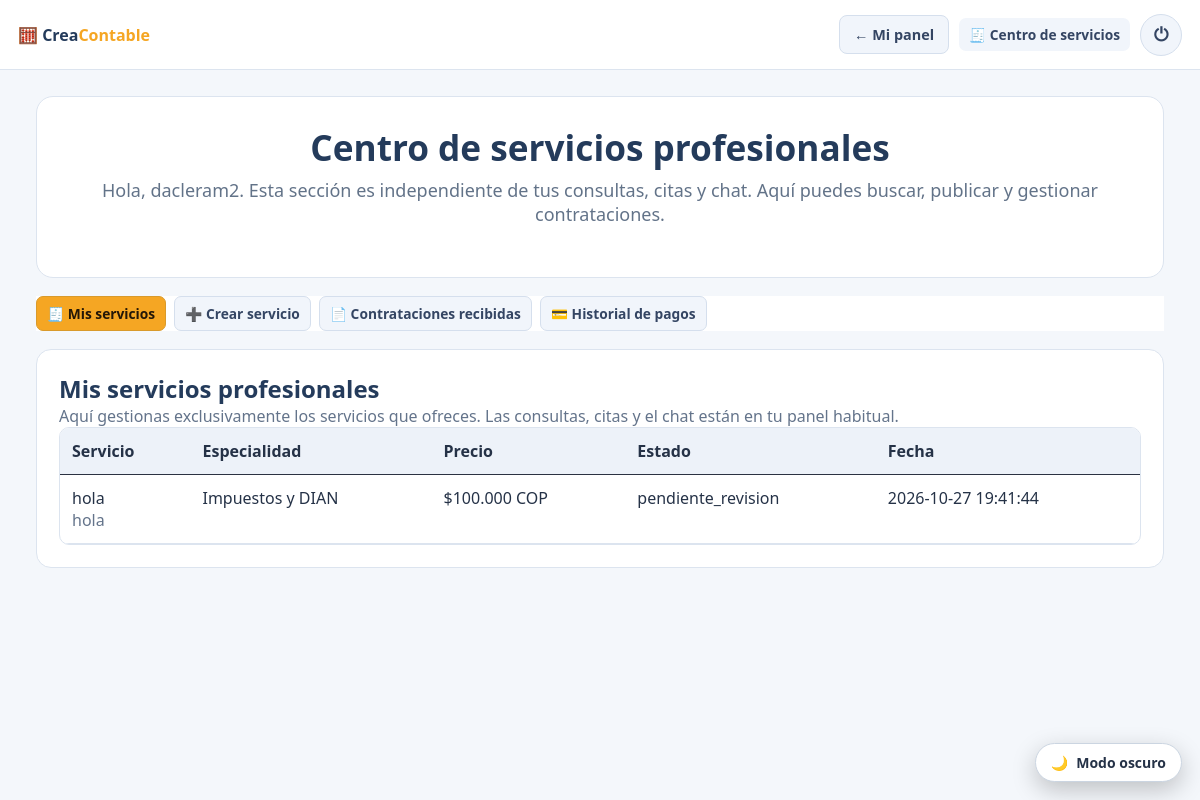
/marketplace/servicios (signed in), run on the app's committed database.
### tables this page shows
CREATE TABLE `servicios_contables` (
  `id` int(11) NOT NULL,
  `contador_id` int(11) NOT NULL,
  `titulo` varchar(160) NOT NULL,
  `descripcion` text NOT NULL,
  `especialidad` varchar(120) NOT NULL,
  `precio` decimal(12,2) NOT NULL,
  `moneda` char(3) NOT NULL DEFAULT 'COP',
  `estado` enum('borrador','pendiente_revision','publicado','rechazado') NOT NULL DEFAULT 'pendiente_revision',
  `creado_en` timestamp NOT NULL DEFAULT current_timestamp(),
  `actualizado_en` timestamp NOT NULL DEFAULT current_timestamp() ON UPDATE current_timestamp()
);

### controllers/MarketplaceController.php (called while the page is built, shortened)
<?php
class MarketplaceController extends Controller {
    private $db;
    public function __construct() {
        $this->db = Database::connect();
        try {
            $this->db->exec("CREATE TABLE IF NOT EXISTS contratacion_mensajes (id INT AUTO_INCREMENT PRIMARY KEY, contratacion_id INT NOT NULL, remitente_id INT NOT NULL, mensaje TEXT NOT NULL, creado_en TIMESTAMP DEFAULT CURRENT_TIMESTAMP, INDEX idx_chat_contratacion (contratacion_id), CONSTRAINT fk_cm_contratacion FOREIGN KEY (contratacion_id) REFERENCES contrataciones(id) ON DELETE CASCADE, CONSTRAINT fk_cm_remitente FOREIGN KEY (remitente_id) REFERENCES usuarios(id) ON DELETE CASCADE) ENGINE=InnoDB DEFAULT CHARSET=utf8mb4 COLLATE=utf8mb4_unicode_ci");
            $this->db->exec("CREATE TABLE IF NOT EXISTS contratacion_notificaciones (id INT AUTO_INCREMENT PRIMARY KEY, usuario_id INT NOT NULL, contratacion_id INT NOT NULL, titulo VARCHAR(180) NOT NULL, detalle VARCHAR(500) NOT NULL, leida TINYINT(1) NOT NULL DEFAULT 0, creado_en TIMESTAMP DEFAULT CURRENT_TIMESTAMP, INDEX idx_notif_usuario (usuario_id, leida), CONSTRAINT fk_cn_usuario FOREIGN KEY (usuario_id) REFERENCES usuarios(id) ON DELETE CASCADE, CONSTRAINT fk_cn_contratacion FOREIGN KEY (contratacion_id) REFERENCES contrataciones(id) ON DELETE CASCADE) ENGINE=InnoDB DEFAULT CHARSET=utf8mb4 COLLATE=utf8mb4_unicode_ci");
            $this->db->exec("CREATE TABLE IF NOT EXISTS servicio_notificaciones (id INT AUTO_INCREMENT PRIMARY KEY, usuario_id INT NOT NULL, servicio_id INT NOT NULL, titulo VARCHAR(180) NOT NULL, detalle VARCHAR(500) NOT NULL, leida TINYINT(1) NOT NULL DEFAULT 0, creado_en TIMESTAMP DEFAULT CURRENT_TIMESTAMP, INDEX idx_sn_usuario (usuario_id, leida), CONSTRAINT fk_sn_usuario FOREIGN KEY (usuario_id) REFERENCES usuarios(id) ON DELETE CASCADE, CONSTRAINT fk_sn_servicio FOREIGN KEY (servicio_id) REFERENCES servicios_contables(id) ON DELETE CASCADE) ENGINE=InnoDB DEFAULT CHARSET=utf8mb4 COLLATE=utf8mb4_unicode_ci");
            $this->db->exec("CREATE TABLE IF NOT EXISTS servicios_metodos_pago (id INT AUTO_INCREMENT PRIMARY KEY, servicio_id INT NOT NULL, metodo VARCHAR(80) NOT NULL, datos_cuenta VARCHAR(255) NOT NULL, titular VARCHAR(180) NULL, activo TINYINT(1) NOT NULL DEFAULT 1, creado_en TIMESTAMP DEFAULT CURRENT_TIMESTAMP, INDEX idx_smp_servicio (servicio_id), CONSTRAINT fk_smp_servicio FOREIGN KEY (servicio_id) REFERENCES servicios_contables(id) ON DELETE CASCADE) ENGINE=InnoDB DEFAULT CHARSET=utf8mb4 COLLATE=utf8mb4_unicode_ci");
            $this->db->exec("CREATE TABLE IF NOT EXISTS solicitudes_explicacion_rechazo (id INT AUTO_INCREMENT PRIMARY KEY, contador_id INT NOT NULL, asunto VARCHAR(180) NOT NULL, mensaje TEXT NOT NULL, respuesta_admin TEXT NULL, estado ENUM('pendiente','respondida') NOT NULL DEFAULT 'pendiente', creado_en TIMESTAMP DEFAULT CURRENT_TIMESTAMP, respondido_en TIMESTAMP NULL, INDEX idx_solicitud_estado (estado), CONSTRAINT fk_ser_contador FOREIGN KEY (contador_id) REFERENCES usuarios(id) ON DELETE CASCADE) ENGINE=InnoDB DEFAULT CHARSET=utf8mb4 COLLATE=utf8mb4_unicode_ci");
        } catch (PDOException $e) { error_log('No se pudieron preparar tablas del marketplace: '.$e->getMessage()); }
    }
    private function role() { return (int)($_SESSION['user_rol'] ?? 2); }
    public function servicios() {
        $rol = $this->role();
        $db = $this->db;
        $servicios = [];
        $contrataciones = [];
        $misServicios = [];
        $historialPagos = [];
        $perfil = null;
        $notificaciones = []; $notificacionesNoLeidas = 0;
        try {
            $servicios = $db->query("SELECT s.*,u.nombre AS contador_nombre,u.apellido AS contador_apellido,p.matricula_profesional,p.experiencia_anos,p.especialidades,p.estado_verificacion FROM servicios_contables s JOIN usuarios u ON u.id=s.contador_id JOIN contador_perfiles p ON p.usuario_id=u.id WHERE s.estado IN ('publicado','rechazado') AND p.estado_verificacion='aprobado' ORDER BY CASE WHEN s.estado='publicado' THEN 0 ELSE 1 END, s.creado_en DESC")->fetchAll(PDO::FETCH_ASSOC);
        } catch (PDOException $e) { $servicios = []; }
        if ($rol === 1) {
            try { $st=$db->prepare("SELECT id,titulo,especialidad,descripcion,precio,estado,creado_en FROM servicios_contables WHERE contador_id=? ORDER BY creado_en DESC"); $st->execute([$_SESSION['user_id']]); $misServicios=$st->fetchAll(PDO::FETCH_ASSOC); } catch (PDOException $e) { $misServicios=[]; }
            try { $st=$db->prepare("SELECT * FROM contador_perfiles WHERE usuario_id=? LIMIT 1"); $st->execute([$_SESSION['user_id']]); $perfil=$st->fetch(PDO::FETCH_ASSOC) ?: null; } catch (PDOException $e) { $perfil=null; }
            try { $st=$db->prepare("SELECT c.id,c.monto,c.moneda,c.estado_pago,c.metodo_pago_cliente,c.referencia_pago_cliente,c.fecha_pago_cliente,c.banco_origen,c.pago_enviado_en,c.creado_en,s.titulo,cl.nombre AS cliente_nombre,cl.apellido AS cliente_apellido FROM contrataciones c JOIN servicios_contables s ON s.id=c.servicio_id JOIN usuarios cl ON cl.id=c.cliente_id WHERE c.contador_id=? AND (c.pago_enviado_en IS NOT NULL OR c.estado_pago IN ('pagado','procesando','reembolsado','fallido')) ORDER BY COALESCE(c.pago_enviado_en,c.creado_en) DESC LIMIT 300"); $st->execute([$_SESSION['user_id']]); $historialPagos=$st->fetchAll(PDO::FETCH_ASSOC); } catch (PDOException $e) { $historialPagos=[]; }
        }
        try {
            if ($rol === 2) {
                $st=$db->prepare("SELECT c.*,s.titulo,u.nombre AS contador_nombre,u.apellido AS contador_apellido FROM contrataciones c JOIN servicios_contables s ON s.id=c.servicio_id JOIN usuarios u ON u.id=c.contador_id WHERE c.cliente_id=? ORDER BY c.creado_en DESC");
                $st->execute([$_SESSION['user_id']]); $contrataciones=$st->fetchAll(PDO::FETCH_ASSOC);
            } elseif ($rol === 1) {
                $st=$db->prepare("SELECT c.*,s.titulo,u.nombre AS cliente_nombre,u.apellido AS cliente_apellido FROM contrataciones c JOIN servicios_contables s ON s.id=c.servicio_id JOIN usuarios u ON u.id=c.cliente_id WHERE c.contador_id=? ORDER BY c.creado_en DESC");
                $st->execute([$_SESSION['user_id']]); $contrataciones=$st->fetchAll(PDO::FETCH_ASSOC);
            }
        } catch (PDOException $e) { $contrataciones=[]; }
        try {
            $st=$db->prepare("SELECT n.id,n.contratacion_id,n.titulo,n.detalle,n.leida,n.creado_en
                FROM contratacion_notificaciones n
                WHERE n.usuario_id=? AND n.leida=0 AND ( ? = 1 OR n.titulo NOT LIKE 'Nuevo comprobante de pago%' )
                  AND (n.titulo NOT LIKE 'Nuevo mensaje sobre %' OR n.id=(
                    SELECT MAX(n2.id) FROM contratacion_notificaciones n2
                    WHERE n2.usuario_id=n.usuario_id AND n2.contratacion_id=n.contratacion_id
                      AND n2.leida=0 AND n2.titulo LIKE 'Nuevo mensaje sobre %'
                  ))
                ORDER BY n.creado_en DESC LIMIT 100");
            $st->execute([$_SESSION['user_id'], $rol === 1 ? 1 : 0]); $notificaciones=$st->fetchAll(PDO::FETCH_ASSOC);
            usort($notificaciones, function($a,$b){ return strcmp($b['creado_en']??'', $a['creado_en']??''); });
            $notificacionesNoLeidas=count($notificaciones);
        } catch (PDOException $e) { $notificaciones=[]; $notificacionesNoLeidas=0; }
        $this->view('marketplace/servicios', ['rol'=>$rol,'servicios'=>$servicios,'misServicios'=>$misServicios,'contrataciones'=>$contrataciones,'historialPagos'=>$historialPagos,'perfil'=>$perfil,'notificaciones'=>$notificaciones,'notificacionesNoLeidas'=>$notificacionesNoLeidas]);
    }
}

### core/Router.php (called while the page is built, shortened)
<?php
class Router {
    protected $currentMethod = 'index';
    public function __construct() {
        $url = $this->getUrl();
        if (isset($url[0]) && !empty($url[0])) {
            $controllerName = ucwords($url[0]) . 'Controller';
            if (file_exists('controllers/' . $controllerName . '.php')) {
                unset($url[0]);
            } elseif (file_exists('../app/controllers/' . $controllerName . '.php')) {
                $this->currentController = $controllerName;
                unset($url[0]);
            }
        }
        $this->currentController = new $this->currentController;
        if (isset($url[1]) && !empty($url[1])) {
            $methodCandidate = $url[1];
            if (method_exists($this->currentController, $methodCandidate)) {
                $this->currentMethod = $methodCandidate;
                unset($url[1]);
            } elseif ($methodCandidate === 'registro' && method_exists($this->currentController, 'register')) {
                $this->currentMethod = 'register';
                unset($url[1]);
            }
        }
        $this->params = $url ? array_values($url) : [];
        call_user_func_array([$this->currentController, $this->currentMethod], $this->params);
    }
    public function getUrl() {
        if (isset($_GET['url'])) {
            $url = rtrim($_GET['url'], '/');
            $url = filter_var($url, FILTER_SANITIZE_URL);
            return explode('/', $url);
        }
        return [];
    }
}

### index.php (called while the page is built, shortened)
<?php
require_once 'core/Router.php';
$app = new Router();

### views/marketplace/servicios.php (the view, shortened to what this page needs)
<?php
function cc_srv_h($v){ return htmlspecialchars((string)$v, ENT_QUOTES, 'UTF-8'); }
$rol=(int)($data['rol']??2); $nombre=$_SESSION['user_nombre']??'Usuario';
?>
<!doctype html><html lang="es"><head><meta charset="utf-8"><meta name="viewport" content="width=device-width,initial-scale=1"><title>Centro de servicios | CreaContable</title>
<link rel="stylesheet" href="<?php echo URLROOT; ?>/public/css/style.css"><link rel="stylesheet" href="<?php echo URLROOT; ?>/public/css/theme.css">
</head><body>
<header class="top"><a class="brand" href="<?php echo URLROOT; ?>/home">🧮 Crea<span>Contable</span></a><nav class="nav" aria-label="Navegación principal"><a class="btn secondary" href="<?php echo URLROOT; ?>/dashboard">← Mi panel</a><a class="btn compact" href="<?php echo URLROOT; ?>/marketplace/servicios">🧾 Centro de servicios</a><a class="btn secondary logout-circle" href="<?php echo URLROOT; ?>/auth/logout" aria-label="Cerrar sesión" title="Cerrar sesión">⏻</a></nav></header>
<main class="wrap">
<section class="hero"><h1>Centro de servicios profesionales</h1><p class="muted">Hola, <?php echo cc_srv_h($nombre); ?>. Esta sección es independiente de tus consultas, citas y chat. Aquí puedes buscar, publicar y gestionar contrataciones.</p></section>
<nav class="tabs" aria-label="Secciones de servicios">
<?php if($rol===2): ?><button class="active" data-panel="explorar">🔎 Buscar servicios</button><button data-panel="contratos">📄 Mis contrataciones</button><?php elseif($rol===1): ?><button class="active" data-panel="mis-servicios">🧾 Mis servicios</button><button data-panel="crear">➕ Crear servicio</button><button data-panel="contratos">📄 Contrataciones recibidas</button><button data-panel="historial-pagos">💳 Historial de pagos</button><?php endif; ?>
</nav>
<?php if($rol===2): ?>
<section class="panel active" id="explorar"><h2>Encuentra el servicio adecuado</h2><p class="muted">Busca por nombre del servicio, contador o especialidad. Los servicios rechazados se muestran informativamente y no se pueden contratar.</p><div class="grid"><div class="field"><label for="busqueda">Buscar</label><input id="busqueda" placeholder="Ej. declaración de renta, nómina…"></div><div class="field"><label for="especialidad">Especialidad</label><select id="especialidad"><option value="">Todas</option><?php foreach(['Impuestos y DIAN','Contabilidad general','Nómina y seguridad social','Auditoría','Facturación electrónica','Finanzas empresariales'] as $e): ?><option><?php echo cc_srv_h($e); ?></option><?php endforeach; ?></select></div></div><div class="grid" id="servicios-lista"><?php foreach(($data['servicios']??[]) as $v): ?><article class="card servicio" data-search="<?php echo cc_srv_h(mb_strtolower(($v['titulo']??'').' '.($v['especialidad']??'').' '.($v['contador_nombre']??'').' '.($v['contador_apellido']??''),'UTF-8')); ?>"><h3><?php echo cc_srv_h($v['titulo']); ?></h3><p class="muted"><?php echo cc_srv_h(($v['contador_nombre']??'').' '.($v['contador_apellido']??'')); ?> · <?php echo cc_srv_h($v['especialidad']); ?></p><p><?php echo nl2br(cc_srv_h($v['descripcion'])); ?></p><p class="muted">Matrícula: <?php echo cc_srv_h($v['matricula_profesional']??'No indicada'); ?> · Experiencia: <?php echo (int)($v['experiencia_anos']??0); ?> años</p><p class="price">$<?php echo number_format((float)$v['precio'],0,',','.'); ?> COP</p><?php if(($v['estado']??'')==='rechazado'): ?><div class="notice" style="border-color:#b83a46;background:#b83a4615;color:#ffb8bf"><strong>Servicio rechazado por la administración</strong><br>Este servicio ya no está disponible para nuevas contrataciones.</div><?php else: ?><form method="post" action="<?php echo URLROOT.'/marketplace/contratar/'.(int)$v['id']; ?>" onsubmit="return confirm('Continuarás a los métodos de pago digitales para contratar este servicio. ¿Deseas continuar?')"><button class="btn">Contratar y pagar</button></form><?php endif; ?></article><?php endforeach; ?><?php if(empty($data['servicios'])): ?><p class="notice">Todavía no hay servicios publicados y aprobados.</p><?php endif; ?></div></section>
<section class="panel" id="contratos"><h2>Mis contrataciones</h2><div class="table-wrap"><table><thead><tr><th>Servicio</th><th>Contador</th><th>Valor</th><th>Estado</th><th>Fecha</th><th>Chat privado</th></tr></thead><tbody><?php foreach(($data['contrataciones']??[]) as $c): ?><tr><td><?php echo cc_srv_h($c['titulo']); ?></td><td><?php echo cc_srv_h(($c['contador_nombre']??'').' '.($c['contador_apellido']??'')); ?></td><td>$<?php echo number_format((float)$c['monto'],0,',','.'); ?> COP</td><td><?php echo cc_srv_h($c['estado_pago']); ?></td><td><?php echo cc_srv_h($c['creado_en']); ?></td><td><a class="chat-btn" href="<?php echo URLROOT.'/marketplace/chat/'.(int)$c['id']; ?>">💬 Hablar con contador</a></td></tr><?php endforeach; ?><?php if(empty($data['contrataciones'])): ?><tr><td colspan="6">Aún no tienes contrataciones.</td></tr><?php endif; ?></tbody></table></div><p class="notice">El estado pendiente no confirma un pago recibido. Los cobros reales requieren configurar la pasarela.</p></section>
<?php elseif($rol===1): ?>
<section class="panel active" id="mis-servicios"><h2>Mis servicios profesionales</h2><p class="muted">Aquí gestionas exclusivamente los servicios que ofreces. Las consultas, citas y el chat están en tu panel habitual.</p><div class="table-wrap"><table><thead><tr><th>Servicio</th><th>Especialidad</th><th>Precio</th><th>Estado</th><th>Fecha</th></tr></thead><tbody><?php foreach(($data['misServicios']??[]) as $v): ?><tr><td><?php echo cc_srv_h($v['titulo']); ?><br><span class="muted"><?php echo cc_srv_h($v['descripcion']); ?></span></td><td><?php echo cc_srv_h($v['especialidad']); ?></td><td>$<?php echo number_format((float)$v['precio'],0,',','.'); ?> COP</td><td><?php echo cc_srv_h($v['estado']); ?></td><td><?php echo cc_srv_h($v['creado_en']); ?></td></tr><?php endforeach; ?><?php if(empty($data['misServicios'])): ?><tr><td colspan="5">Aún no has creado servicios. Pulsa «Crear servicio».</td></tr><?php endif; ?></tbody></table></div></section>
<?php endif; ?></main><script src="<?php echo URLROOT; ?>/public/js/theme.js"></script></body></html>

### data on the page
servicios_contables: titulo "hola", descripcion "hola", especialidad "Impuestos y DIAN", precio "100.000", estado "pendiente_revision", creado_en "2026-10-27 19:41:44"

### other printed values
cc_srv_h($nombre) "dacleram2"
